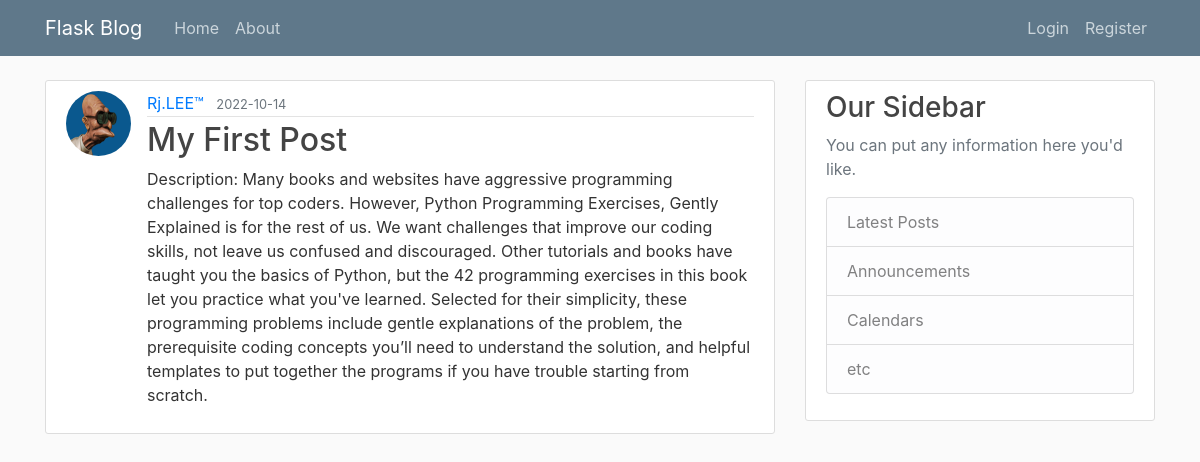
/post/1, run on the app's committed database.
### flaskblog/models.py (models this page shows, shortened)
class User(db.Model, UserMixin):
    id = db.Column(db.Integer, primary_key=True)
    username = db.Column(db.String(20), unique=True, nullable=False)
    email = db.Column(db.String(120), unique=True, nullable=False)
    image_file = db.Column(db.String(20), nullable=False, default='default.jpg')
    password = db.Column(db.String(60), nullable=False)
    posts = db.relationship('Post', backref='author', lazy=True)

class Post(db.Model):
    id = db.Column(db.Integer, primary_key=True)
    title = db.Column(db.String(100), nullable=False)
    date_posted = db.Column(db.DateTime, nullable=False, default=datetime.utcnow)
    content = db.Column(db.Text, nullable=False)
    user_id = db.Column(db.Integer, db.ForeignKey('user.id'), nullable=False)

### flaskblog/routes.py (the view)
@app.route("/post/<int:post_id>")
def post(post_id):
    post = Post.query.get_or_404(post_id)
    return render_template('post.html', title=post.title, post=post)

### flaskblog/templates/post.html (shortened to what this page needs)
{% extends "layout.html" %}
{% block content %}
  <article class="media content-section">
    <img class="rounded-circle article-img" src="{{ url_for('static', filename='profile_pics/' + post.author.image_file) }}">
    <div class="media-body">
      <div class="article-metadata">
        <a class="mr-2" href="{{ url_for('user_posts', username=post.author.username) }}">{{ post.author.username }}</a>
        <small class="text-muted">{{ post.date_posted.strftime('%Y-%m-%d') }}</small>
      </div>
      <h2 class="article-title">{{ post.title }}</h2>
      <p class="article-content">{{ post.content }}</p>
    </div>
  </article>
{% endblock content %}

### flaskblog/static/main.css (style rules this page uses)
body { background: #fafafa; color: #333333; margin-top: 5rem; }
h1, h2, h3, h4, h5, h6 { color: #444444; }
.content-section { background: #ffffff; padding: 10px 20px; border: 1px solid #dddddd; border-radius: 3px; margin-bottom: 20px; }
.article-title { color: #444444; }
.article-content { white-space: pre-line; }
.article-img { height: 65px; width: 65px; margin-right: 16px; }
.article-metadata { padding-bottom: 1px; margin-bottom: 4px; border-bottom: 1px solid #e3e3e3 }

### data on the page
User: image_file (picture), author.username "Rj.LEE™"
Post: date_posted "2022-10-14", title "My First Post", content "Description: Many books and websites have aggressive programming challenges for top coders. However, Python Programming Exercises, Gently Explained is for the rest of us. We want challenges that improve our coding skills, not leave us confused and discouraged. Other tutorials and books have taught you the basics of Python, but the 42 programming exercises in this book let you practice what you've learned. Selected for their simplicity, these programming problems include gentle explanations of the problem, the prerequisite coding concepts you’ll need to understand the solution, and helpful templates to put together the programs if you have trouble starting from scratch."
